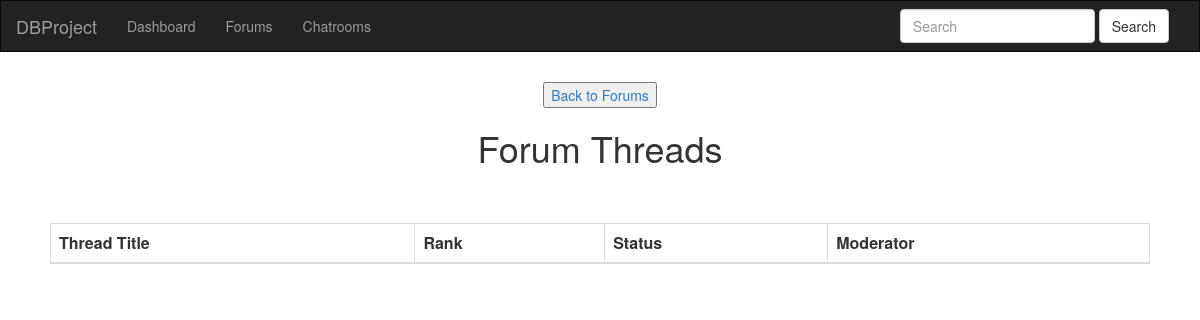
/thread.php?id=2, run on an earlier commit of the app's database.
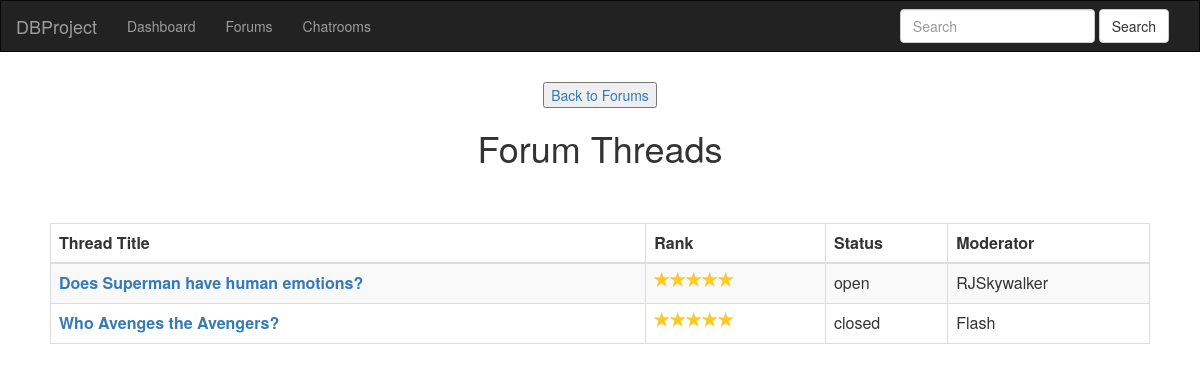
And on a later commit of the database.
### tables this page shows
CREATE TABLE `Thread` (
  `forumNo` int(11) NOT NULL,
  `title` varchar(45) NOT NULL,
  `status` enum('open','closed') NOT NULL DEFAULT 'open',
  `createDate` datetime NOT NULL DEFAULT CURRENT_TIMESTAMP,
  `startUser` varchar(45) NOT NULL,
  `ranking` int(11) DEFAULT NULL,
  `threadID` int(11) NOT NULL AUTO_INCREMENT,
  KEY `forumNo_idx` (`forumNo`),
  KEY `startUser_idx` (`startUser`),
  KEY `threadID_idx` (`threadID`),
  CONSTRAINT `forumNo_k` FOREIGN KEY (`forumNo`) REFERENCES `Forum` (`ForumId`) ON DELETE NO ACTION ON UPDATE NO ACTION,
  CONSTRAINT `startUser_k` FOREIGN KEY (`startUser`) REFERENCES `User` (`Username`) ON DELETE NO ACTION ON UPDATE NO ACTION
);

### thread.php (the view, shortened to what this page needs)
<?php
include('header.php');
$status = $_SESSION['status'];
?>
<body>
  <div class="flex-container">
      <div class="pull-left">
        <button><a id="backToForum" href="/forum.php">Back to Forums</a></button>
        <h1>Forum Threads</h1>
      </div>
      <div>
    </div>
  <table class="table table-striped table-bordered table-hover">
      <thead>
        <tr>
          <th>Thread Title</th>
          <th>Rank</th>
          <th>Status</th>
          <th>Moderator</th>
        </tr>
      </thead>
      <tbody>
        <?php
          $id = $_REQUEST['id'];
          $stmt = $db->prepare("SELECT threadID, Title, StartUser, ranking, Status FROM Thread WHERE forumNo = ?");
          $stmt->bind_param("s", $id);
          $stmt->execute();
          $stmt->bind_result($threadID, $threadName, $starter, $rank, $status);
          while ($stmt->fetch() == TRUE) {
            echo '
            <tr>
            <td><a href="userPosts.php?id='.$threadID.'&forum='.$id.'"><strong>'.$threadName.'</strong></a></td>';
              if ($rank == 1) {
                  echo '<td><span class="glyphicon-class yellow"></span></td>';
                }
              else if ($rank == 2){
                  echo '<td>';
                  echo '<span class="glyphicon glyphicon-star yellow"></span>';
                  echo '<span class="glyphicon glyphicon-star yellow"></span>';
                  echo '</td>';
                }
              else if ($rank == 3) {
                  echo '<td>';
                  echo '<span class="glyphicon glyphicon-star yellow"></span>';
                  echo '<span class="glyphicon glyphicon-star yellow"></span>';
                  echo '<span class="glyphicon glyphicon-star yellow"></span>';
                  echo '</td>';
                }
              else if ($rank == 5) {
                  echo '<td>';
                  echo '<span class="glyphicon glyphicon-star yellow"></span>';
                  echo '<span class="glyphicon glyphicon-star yellow"></span>';
                  echo '<span class="glyphicon glyphicon-star yellow"></span>';
                  echo '<span class="glyphicon glyphicon-star yellow"></span>';
                  echo '<span class="glyphicon glyphicon-star yellow"></span>';
                  echo '</td>';
                }
              else {echo'<td>Not yet ranked</td>';}
              echo '
              <td>'.$status.'</td>
              <td>'.$starter.'</td>';
              echo '</tr>';
          }
        ?>
      </tbody>
    </table>
  </div>
</body>

### header.php (shortened to what this page needs)
<head>
    <link rel="stylesheet" href="https://maxcdn.bootstrapcdn.com/bootstrap/3.3.7/css/bootstrap.min.css">
    <link rel="stylesheet" href="stylesheet/styles.css">
    <nav class="navbar navbar-inverse">
        <div class="container-fluid">
            <div class="navbar-header">
                <a class="navbar-brand" href="login_register.html">DBProject</a> </div>
            <div class="collapse navbar-collapse" id="myNavbar">
                <ul class="nav navbar-nav">
                    <?php
                      if (basename($_SERVER['PHP_SELF']) != "dashboard.php") {
                        echo '<li><a id= "dashboardButton" href="/dashboard.php">Dashboard</a></li>';
                      }
                      if (basename($_SERVER['PHP_SELF']) != "forum.php") {
                        echo '<li><a id="forumButton" href="/forum.php">Forums</a></li>';
                      }
                      if (basename($_SERVER['PHP_SELF']) != "chatroom.php") {
                        echo '<li><a id="chatroomButton" href="/chatroom.php">Chatrooms</a></li>';
                      }
                ?>
                </ul>
                <ul class="nav navbar-nav navbar-right">
                    <form class="navbar-form navbar-left">
                        <div class="form-group">
                            <input type="text" class="form-control" placeholder="Search"> </div>
                        <button type="submit" class="btn btn-default">Search</button>
                    </form>
                </ul>
            </div>
        </div>
    </nav>
</head>

### stylesheet/styles.css (style rules this page uses)
html,body { height:100%; }
.navbar { margin-bottom: 0; border-radius: 0; }
.yellow { color: #FFCA28; }
.flex-container { display: -webkit-flex; display: flex; -webkit-flex-flow: row wrap; flex-flow: row wrap; text-align: center; padding-left: 50px; padding-right: 50px; padding-top: 15px; padding-bottom: 15px; }
.flex-container > * { padding: 15px; -webkit-flex: 1 100%; flex: 1 100%; padding-left: 100px; padding-right: 100px; }

What changed in the data, as far as the page shows it:
now on this page (row edited): thread: title "Does Superman have human emotions?", ranking 5 (drawn), status "open", startUser "RJSkywalker"
added thread: title "Who Avenges the Avengers?", ranking 5 (drawn), status "closed", startUser "Flash"
